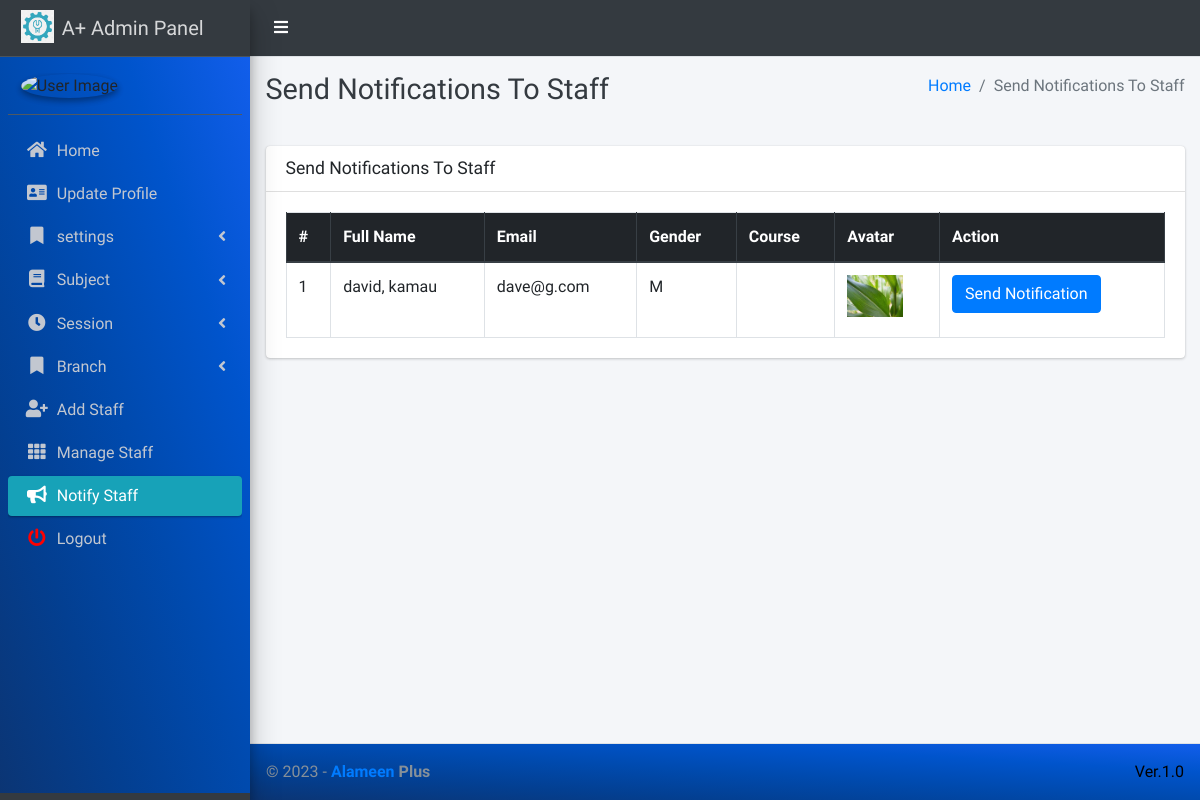
The page /admin_notify_staff (signed in) on the database its author committed.
### main_app/models.py (models this page shows)
class CustomUser(AbstractUser):
    USER_TYPE = ((1, "HOD"), (2, "Staff"), (3, "Student"))
    GENDER = [("M", "Male"), ("F", "Female")]
    username = None  # Removed username, using email instead
    email = models.EmailField(unique=True)
    user_type = models.CharField(default=1, choices=USER_TYPE, max_length=1)
    gender = models.CharField(max_length=1, choices=GENDER)
    profile_pic = models.ImageField()
    address = models.TextField()
    created_at = models.DateTimeField(auto_now_add=True)
    updated_at = models.DateTimeField(auto_now=True)
    USERNAME_FIELD = "email"
    REQUIRED_FIELDS = []
    objects = CustomUserManager()
    def __str__(self):
        return  self.first_name + " " + self.last_name

### main_app/hod_views.py (the view)
# urls.py: path("admin_notify_staff", hod_views.admin_notify_staff,
@login_required(redirect_field_name="user_login")
def admin_notify_staff(request):
    staff = CustomUser.objects.filter(user_type=2)
    context = {
        'page_title': "Send Notifications To Staff",
        'allStaff': staff
    }
    return render(request, "hod_template/staff_notification.html", context)

### main_app/templates/hod_template/staff_notification.html (shortened to what this page needs)
{% extends 'main_app/base.html' %}
{% load static %}
{% block page_title %}{{page_title}}{% endblock page_title %}
{% block content %}
<section class="content">
    <div class="container-fluid">
        <div class="row">
            <div class="col-md-12">
                <div class="card">
                    <div class="card-header">
                        <h3 class="card-title">{{page_title}}</h3>
                    </div>
                    <div class="card-body">
                        <table id="example2" class="table table-bordered table-hover">
                            <thead class="thead-dark">
                                <tr>
                                    <th>#</th>
                                    <th>Full Name</th>
                                    <th>Email</th>
                                    <th>Gender</th>
                                    <th>Course</th>
                                    <th>Avatar</th>
                                    <th>Action</th>
                                </tr>
                            </thead>
                            <tbody>
                                {% for staff in allStaff %}
                                <tr>
                                    <td>{{ forloop.counter }}</td>
                                    <td>{{staff.last_name}}, {{staff.first_name}}</td>
                                    <td>{{staff.email}}</td>
                                    <td>{{staff.gender}}</td>
                                    <td>{{staff.staff.course.name}}</td>
                                    <td>
                                        {% if staff.profile_pic == ""  %}
                                        No Image
                                        {% else %}
                                        <img class="img img-fluid mb-2" height="56" width="56"
                                            src="{{staff.profile_pic}}" alt="">
                                        {% endif %}
                                    </td>
                                    <td><button data-toggle = "modal" data-target = "#myModal"class="btn btn-primary show_notification" value="{{staff.id}}">Send Notification</button>
                                    </td>
                                </tr>
                                {% endfor %}
                            </tbody>
                        </table>
                    </div>
                </div>
            </div>
        </div>
    </div>
</section>
{% endblock content %}

### rows shown on the page
CustomUser: last_name "david", first_name "kamau", email "dave@g.com", gender "M", profile_pic (picture), {{ staff.id }} 2 (drawn)

### other values the page prints
{{ page_title }} "Send Notifications To Staff"
